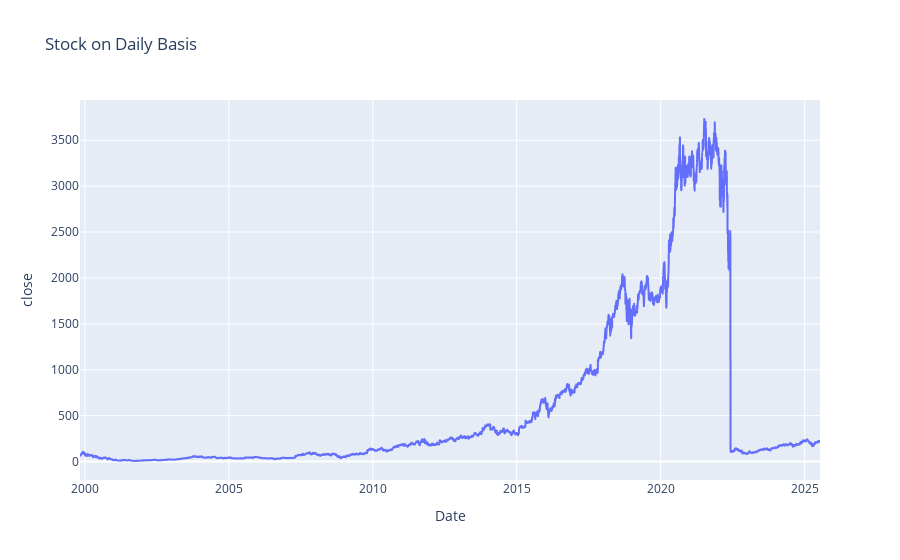

Notebook code cell kept with this figure:
### Code cell
fig = px.line(df_stock, x="date", y="close", title="Stock on Daily Basis", 
              labels={"date": "Date", "density": "Cluster Aufsummierung"})

fig.show()

### Figure 1 — Plotly figure (JSON) as saved in the notebook; plotly's stock layout.template omitted (floating-point values rounded to 4 significant figures; data arrays with more than 128 entries replaced by an {"elided": "..."} marker saying what was removed)
{"data": [{"hovertemplate": "Date=%{x}<br>close=%{y}<extra></extra>", "legendgroup": "", "line": {"color": "#636efa", "dash": "solid"}, "marker": {"symbol": "circle"}, "mode": "lines", "name": "", "showlegend": false, "type": "scattergl", "x": {"elided": "6464 str values"}, "xaxis": "x", "y": {"elided": "6464 float values"}, "yaxis": "y"}], "layout": {"legend": {"tracegroupgap": 0}, "title": {"text": "Stock on Daily Basis"}, "xaxis": {"anchor": "y", "domain": [0, 1], "title": {"text": "Date"}}, "yaxis": {"anchor": "x", "domain": [0, 1], "title": {"text": "close"}}}}
